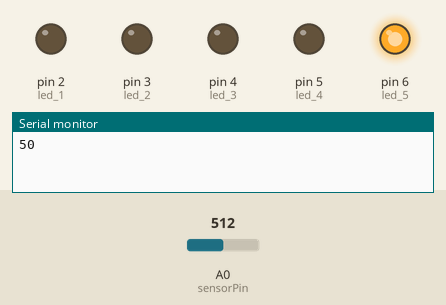
Recording of a sketch running on a simulated Arduino Uno, built with avr-gcc and run on an emulated ATmega328P. Parts: output pins drawn as LEDs (lit = HIGH), the last lines printed to the serial monitor. The test bench sets the inputs (shaded band); at power-on: A0 (sensorPin) = 512.

Above: at 1.7 s.
1.8 s: A0 (sensorPin) set to 497
At 3.9 s:
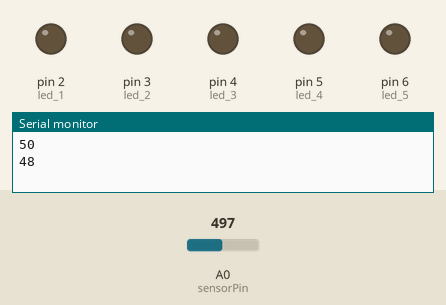
9.5 s: A0 (sensorPin) set to 716
At 11.2 s:
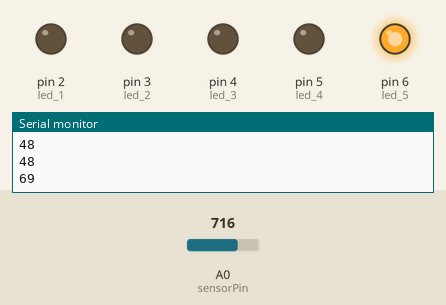
17.2 s: A0 (sensorPin) set to 511
At 20.3 s:
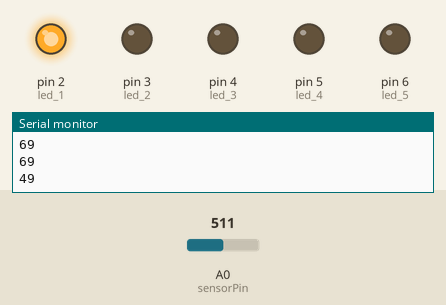
Timing chart, 0 to 30.9 s (numbered marks = the images above; inputs shaded):
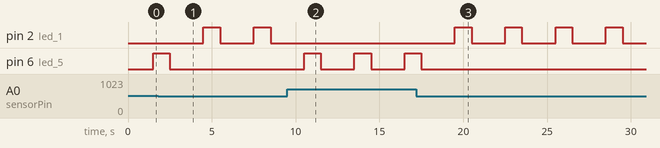

Measured:
- the behaviour switches between 512 and 511 on A0 (sensorPin) (found by bisection; images 0 and 1)
- after the input at 1.8 s, pin 2 (led_1): alternates HIGH for 1.0 s and LOW for 2.0 s, starting after 2.7 s; pin 6 (led_5): goes on until 2.5 s, then stays LOW
- after the input at 9.5 s, pin 2 (led_1): stops changing and stays LOW; pin 6 (led_5): alternates HIGH for 1.0 s and LOW for 2.0 s, starting after 1.0 s
- after the input at 17.2 s, pin 2 (led_1): alternates HIGH for 1.0 s and LOW for 2.0 s, starting after 2.3 s; pin 6 (led_5): goes on until 17.5 s, then stays LOW

The sketch:

sketch_may11a.ino
```cpp
int led_1 = 2;
int led_2 = 3;
int led_3 = 4;
int led_4 = 5;
int led_5 = 6;

int sensorPin = A0;
void setup() {
  // put your setup code here, to run once:
  pinMode(led_1, OUTPUT);
pinMode(led_2, OUTPUT);
pinMode(led_3, OUTPUT);
pinMode(led_4, OUTPUT);
pinMode(led_5, OUTPUT);

Serial.begin(9600);
delay(500);

}

void loop() {

int sensorValue;
sensorValue = analogRead(sensorPin);
sensorValue = map(sensorValue,0,1023,0,100);

Serial.println(sensorValue);delay(1000);

/*Serial.print("Soil moisture");
Serial.print(sensorValue);
Serial.println("%");
delay(1000);*/

if(sensorValue < 50)
{
 _digitalWrite(led_1);
}
else
{
   _digitalWrite(led_5);
}


}

void _digitalWrite(int _led)
{
  digitalWrite(_led, HIGH);   // set the LED on
  delay(1000);                  // wait for a second
  digitalWrite(_led, LOW);    // set the LED off
  delay(1000);                  // wait for a second
  }
```
